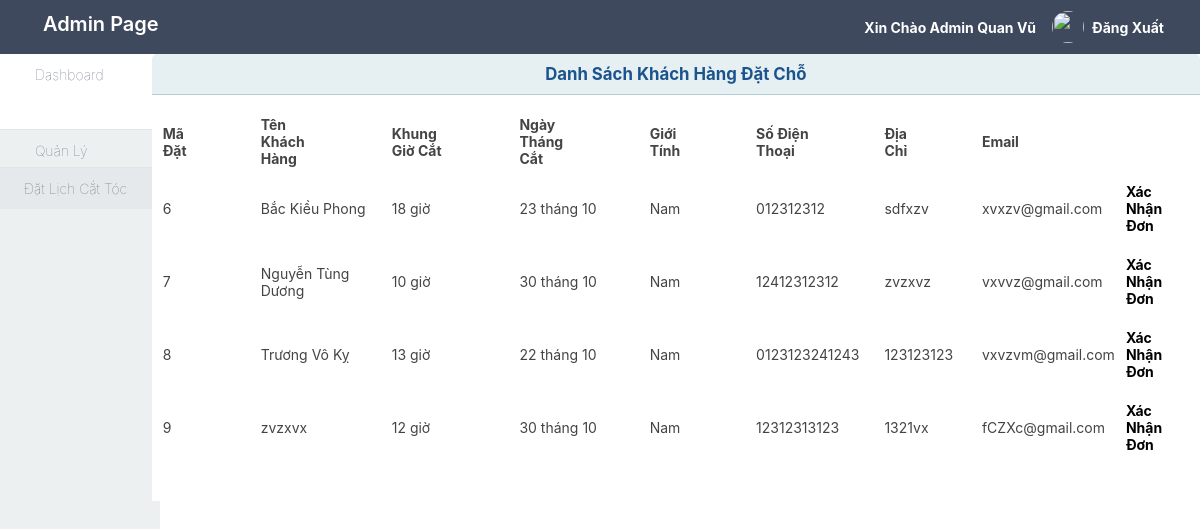
Page /admin/dangkydatlich.php (signed in) on the committed database.
### tables this page shows
CREATE TABLE `datlich` (
  `idDat` int(11) NOT NULL,
  `hotenkhach` varchar(255) NOT NULL,
  `khunggiocat` varchar(255) NOT NULL,
  `ngaythangcat` varchar(255) NOT NULL,
  `gioitinhkhach` varchar(255) NOT NULL,
  `sdtkhach` varchar(255) NOT NULL,
  `diachikhach` varchar(255) NOT NULL,
  `emailkhach` varchar(255) NOT NULL
);

### lib/session.php (called while the page is built, shortened)
<?php
class Session{
 public static function get($key){
    if (isset($_SESSION[$key])) {
     return $_SESSION[$key];
    } else {
     return false;
    }
 }
}
?>

### lib/database.php (called while the page is built, shortened)
<?php
Class Database{
   public $host   = DB_HOST;
   public $user   = DB_USER;
   public $pass   = DB_PASS;
   public $dbname = DB_NAME;
   public $link;
private function connectDB(){
   $this->link = new mysqli($this->host, $this->user, $this->pass,
    $this->dbname);
 }
public function select($query){
  $result = $this->link->query($query) or
   die($this->link->error.__LINE__);
  if($result->num_rows > 0){
    return $result;
  } else {
    return false;
  }
 }
}

### datlich.php (called while the page is built, shortened)
<?php include "lib/database.php"; ?>
<?php
	class booking
	{
		private $db;
		public function __construct()
		{
			$this->db = new Database();
		}
		public function getallbooking()
		{
			$query = "SELECT * FROM datlich ";
			$result = $this->db->select($query);
			return $result;
		}
	}
?>

### admin/dangkydatlich.php (the view, shortened to what this page needs)
 <?php
    include_once "inc/header.php";
?>
<?php include_once '../datlich.php'; ?>
<link rel="stylesheet" type="text/css" href="css/layout.css" />
<div class="grid_10">
    <div class="box round first grid">
        <center><h2>Danh Sách Khách Hàng Đặt Chỗ</h2></center>
        <div class="block">
            <table class="data display datatable" id="example">
			<thead>
				<tr>
					<th>Mã Đặt</th>
					<th>Tên Khách Hàng</th>
					<th>Khung Giờ Cắt</th>
					<th>Ngày Tháng Cắt</th>
					<th>Giới Tính</th>
					<th>Số Điện Thoại</th>
					<th>Địa Chỉ</th>
					<th>Email</th>
				</tr>
			</thead>
			<tbody>
				<?php
				$days = new booking();
				$getallbooking = $days->getallbooking();
				if($getallbooking) {
				while ($result = $getallbooking->fetch_assoc()){
				?>
				<tr class="oddgradeX">
					<td><?php echo $result['idDat']?></td>
					<td><?php echo $result['hotenkhach']?></td>
					<td><?php echo $result['khunggiocat']?></td>
					<td><?php echo $result['ngaythangcat']?></td>
					<td><?php echo $result['gioitinhkhach']?></td>
					<td><?php echo $result['sdtkhach']?></td>
					<td><?php echo $result['diachikhach']?></td>
					<td><?php echo $result['emailkhach']?></td>
					<td><a href="?idDat=<?php echo $result['idDat'] ?>">Xác Nhận Đơn</a></td>
				</tr>
				<?php
					}
				}else {
					echo '<span class="error"><center>Hiện tại không có Khách Hàng đặt lịch cắt tóc. Vui lòng quay lại sau!</center></span><br>';
				}
				?>
			</tbody>
		</table>
       </div>
    </div>
</div>

### admin/inc/header.php (shortened to what this page needs)
<?php
    include '../lib/session.php';
?>
<!DOCTYPE html>
<html lang="en">
<head>
    <link rel="stylesheet" href="../dist/styles.css">
    <link rel="stylesheet" href="../dist/all.css">
</head>
<body>
<div class="mx-auto bg-grey-400">
    <div class="min-h-screen flex flex-col">
        <header class="bg-nav">
            <div class="flex justify-between">
                <div class="p-1 mx-3 inline-flex items-center">
                    <i class="fas fa-bars pr-2 text-white" onclick="sidebarToggle()"></i>
                    <a href="index.php"><h1 class="text-white p-2">Admin Page</h1></a>
                </div>
                <div class="p-1 flex flex-row items-center">
                    <a href="#" class="text-white p-2 mr-2 no-underline hidden md:block lg:block">Xin Chào Admin <?php echo Session::get('adminName') ?> </a>
                    <img onclick="profileToggle()" class="inline-block h-8 w-8 rounded-full" src="https://avatars0.githubusercontent.com/u/4323180?s=460&v=4" alt="">
                    <a href="?action=dangxuat" class="text-white p-2 mr-2 no-underline hidden md:block lg:block">Đăng Xuất </a>
                    <a href="#" onclick="profileToggle()" class="text-white p-2 no-underline hidden md:block lg:block"></a>
                </div>
            </div>
        </header>
        <div class="flex flex-1">
            <aside id="sidebar" class="bg-side-nav w-1/2 md:w-1/6 lg:w-1/6 border-r border-side-nav hidden md:block lg:block">
                <ul class="list-reset flex flex-col">
                    <li class=" w-full h-full py-3 px-2 border-b border-light-border bg-white">
                        <a href="index.html"
                           class="font-sans font-hairline hover:font-normal text-sm text-nav-item no-underline">
                            <i class="fas fa-tachometer-alt float-left mx-2"></i>
                            Dashboard
                            <span><i class="fas fa-angle-right float-right"></i></span>
                        </a>
                    </li>
                    <li class="w-full h-full py-3 px-2">
                        <a href="#"
                           class="font-sans font-hairline hover:font-normal text-sm text-nav-item no-underline">
                            <i class="far fa-file float-left mx-2"></i>
                            Quản Lý
                            <span><i class="fa fa-angle-down float-right"></i></span>
                        </a>
                        <ul class="list-reset -mx-2 bg-white-medium-dark">
                            <li class="border-t mt-2 border-light-border w-full h-full px-2 py-3">
                                <a href="dangkydatlich.php"
                                   class="mx-4 font-sans font-hairline hover:font-normal text-sm text-nav-item no-underline">
                                    Đặt Lịch Cắt Tóc
                                    <span><i class="fa fa-angle-right float-right"></i></span>
                                </a>
                            </li>
                        </ul>
                    </li>
                </ul>
            </aside>
</body>
</html>

### admin/css/layout.css (style rules this page uses)
body { background: #fff none repeat scroll 0 0; color: #444; font-size: 14px; padding: 0; }
a { color: #000; font-weight:bold; text-decoration: none; }
h1, h2, h3, h4, h5, h6 { line-height:1.2em; margin-bottom:.3em; }
h2 { margin-top:1em; }
.box { background:#fff; margin-bottom:20px; padding:10px 10px 10px 10px; margin-left:-8px; }
.box.grid { padding-bottom:40px; }
.box.round { -moz-border-radius: 5px 5px 0px 0px; -webkit-border-radius: 5px 5px 0px 0px; border-radius: 5px 5px 0px 0px; }
.box h2 { font-size:1.2em; font-weight:bold; color:#1B548D; background:#E6F0F3; margin:-10px -10px 0 -10px; padding:10px 12px; border-bottom:1px solid #B3CBD6; -moz-border-radius: 5px 5px 0px 0px; -webkit-border-radius: 5px 5px 0px 0px; border-radius: 5px 5px 0px 0px; }
.box.first { min-height: 406px; }
.block { padding-top:20px; }
ul, ol { padding-top:0; }
.block { padding-bottom:1px; }
.float-right { padding:10px 20px; float:right; }
table.display { margin: 0 auto; clear: both; width: 100%; }

### admin/dangkydatlich.php (style rules this page uses)
.oddgradeX td { padding-right:10px; padding-top: 15px; padding-bottom: 7px; }
th { padding-right: 66px; }

### rows in the picture
datlich: idDat "6", hotenkhach "Bắc Kiều Phong", khunggiocat "18 giờ", ngaythangcat "23 tháng 10", gioitinhkhach "Nam", sdtkhach "012312312", diachikhach "sdfxzv", emailkhach "xvxzv@gmail.com"
datlich: idDat "7", hotenkhach "Nguyễn Tùng Dương", khunggiocat "10 giờ", ngaythangcat "30 tháng 10", gioitinhkhach "Nam", sdtkhach "12412312312", diachikhach "zvzxvz", emailkhach "vxvvz@gmail.com"
datlich: idDat "8", hotenkhach "Trương Vô Kỵ", khunggiocat "13 giờ", ngaythangcat "22 tháng 10", gioitinhkhach "Nam", sdtkhach "0123123241243", diachikhach "123123123", emailkhach "vxvzvm@gmail.com"
datlich: idDat "9", hotenkhach "zvzxvx", khunggiocat "12 giờ", ngaythangcat "30 tháng 10", gioitinhkhach "Nam", sdtkhach "12312313123", diachikhach "1321vx", emailkhach "fCZXc@gmail.com"

### other values in the picture
Session::get('adminName') "Quan Vũ"
